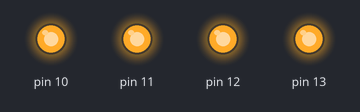
This sketch was run on a simulated Arduino Uno, built with avr-gcc and run on an emulated ATmega328P. Parts: output pins drawn as LEDs (lit = HIGH).

Above: at 0.12 s.
At 2.37 s:
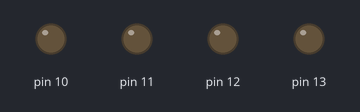
Timing chart, 0 to 3.0 s (numbered marks = the images above):
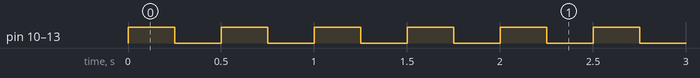

The sketch:

code_2_faire_clignoter_4_led_program.ino
```cpp
void setup() {
pinMode(10, OUTPUT);
pinMode(11, OUTPUT);
pinMode(12, OUTPUT);
pinMode(13, OUTPUT);

Serial.begin(9600);
}

void loop() {
digitalWrite(10, HIGH);
digitalWrite(11, HIGH);
digitalWrite(12, HIGH);
digitalWrite(13, HIGH);
delay(250);
digitalWrite(10, LOW);
digitalWrite(11, LOW);
digitalWrite(12, LOW);
digitalWrite(13, LOW);
delay(250);

}
```

Measured:
- by itself, pin 10–13: alternates HIGH for 0.25 s and LOW for 0.25 s
